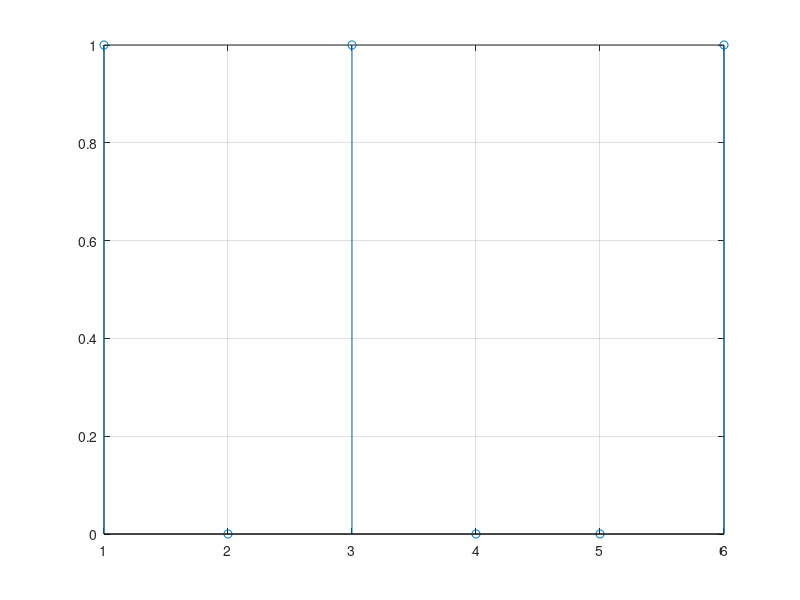

Recreate this plot in MATLAB.
function ex6()
   
    Fs = 12000;
    N = 0.5*12; 
    n = 1:N;
    for i = 1:1:N
        x(i) = round(rand);
    end
    ts = 1/Fs;
    t = ts:ts:N*ts;
  
    stem(n,x),grid 

end